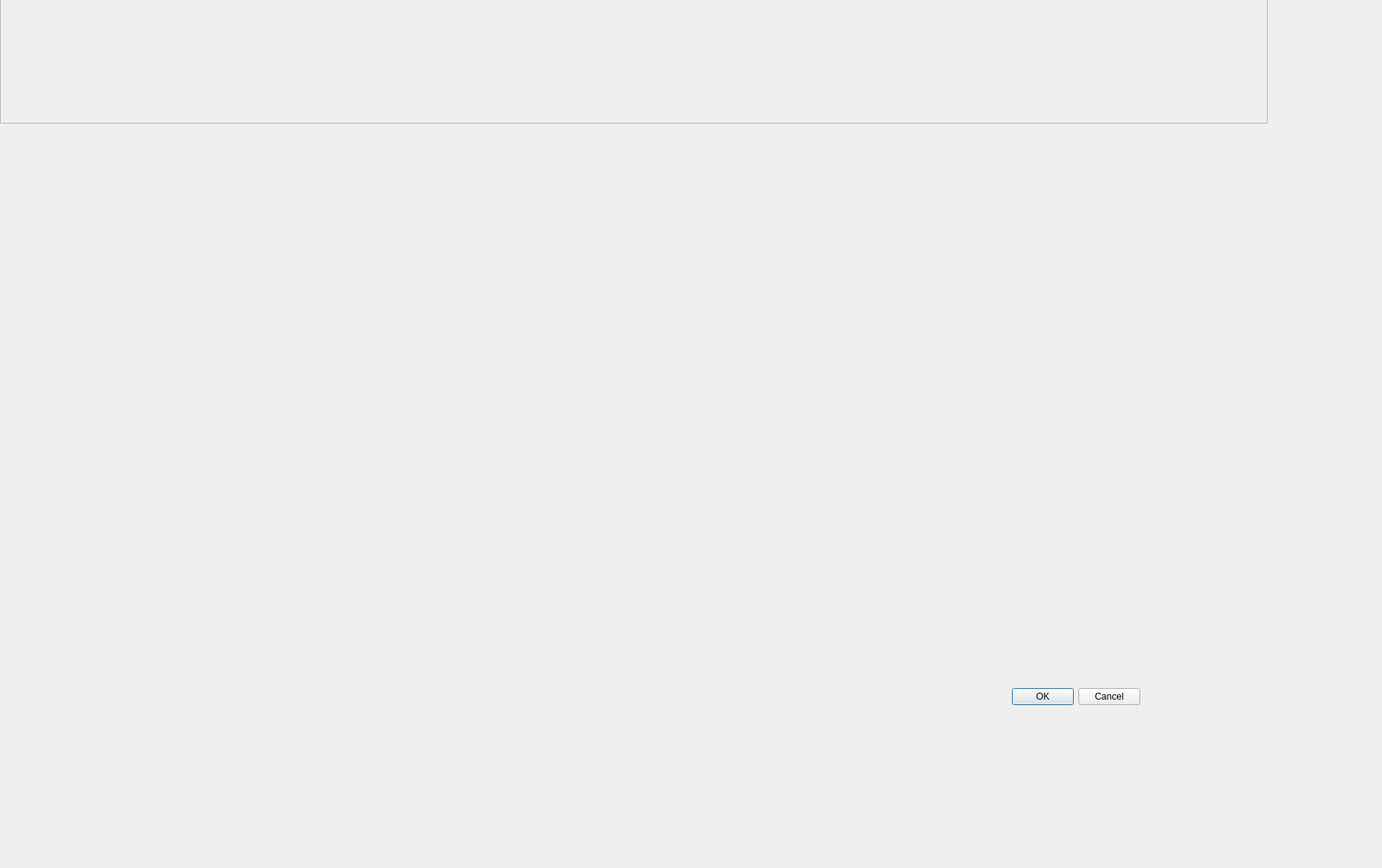
<?xml version="1.0" encoding="UTF-8"?>
<ui version="4.0">
 <class>check</class>
 <widget class="QDialog" name="check">
  <property name="geometry">
   <rect>
    <x>0</x>
    <y>0</y>
    <width>1789</width>
    <height>1124</height>
   </rect>
  </property>
  <property name="windowTitle">
   <string>Dialog</string>
  </property>
  <widget class="QDialogButtonBox" name="buttonBox">
   <property name="geometry">
    <rect>
     <x>1310</x>
     <y>890</y>
     <width>166</width>
     <height>25</height>
    </rect>
   </property>
   <property name="orientation">
    <enum>Qt::Horizontal</enum>
   </property>
   <property name="standardButtons">
    <set>QDialogButtonBox::Cancel|QDialogButtonBox::Ok</set>
   </property>
  </widget>
  <widget class="QFrame" name="frame">
   <property name="geometry">
    <rect>
     <x>0</x>
     <y>-1</y>
     <width>1641</width>
     <height>161</height>
    </rect>
   </property>
   <property name="styleSheet">
    <string notr="true">background-image: url(:/img/Images/4b2a2a3bf5522767a4a6eab7d8feabdc.jpg);</string>
   </property>
   <property name="frameShape">
    <enum>QFrame::StyledPanel</enum>
   </property>
   <property name="frameShadow">
    <enum>QFrame::Raised</enum>
   </property>
  </widget>
 </widget>
 <resources>
  <include location="resource.qrc"/>
 </resources>
 <connections>
  <connection>
   <sender>buttonBox</sender>
   <signal>accepted()</signal>
   <receiver>check</receiver>
   <slot>accept()</slot>
   <hints>
    <hint type="sourcelabel">
     <x>248</x>
     <y>254</y>
    </hint>
    <hint type="destinationlabel">
     <x>157</x>
     <y>274</y>
    </hint>
   </hints>
  </connection>
  <connection>
   <sender>buttonBox</sender>
   <signal>rejected()</signal>
   <receiver>check</receiver>
   <slot>reject()</slot>
   <hints>
    <hint type="sourcelabel">
     <x>316</x>
     <y>260</y>
    </hint>
    <hint type="destinationlabel">
     <x>286</x>
     <y>274</y>
    </hint>
   </hints>
  </connection>
 </connections>
</ui>
